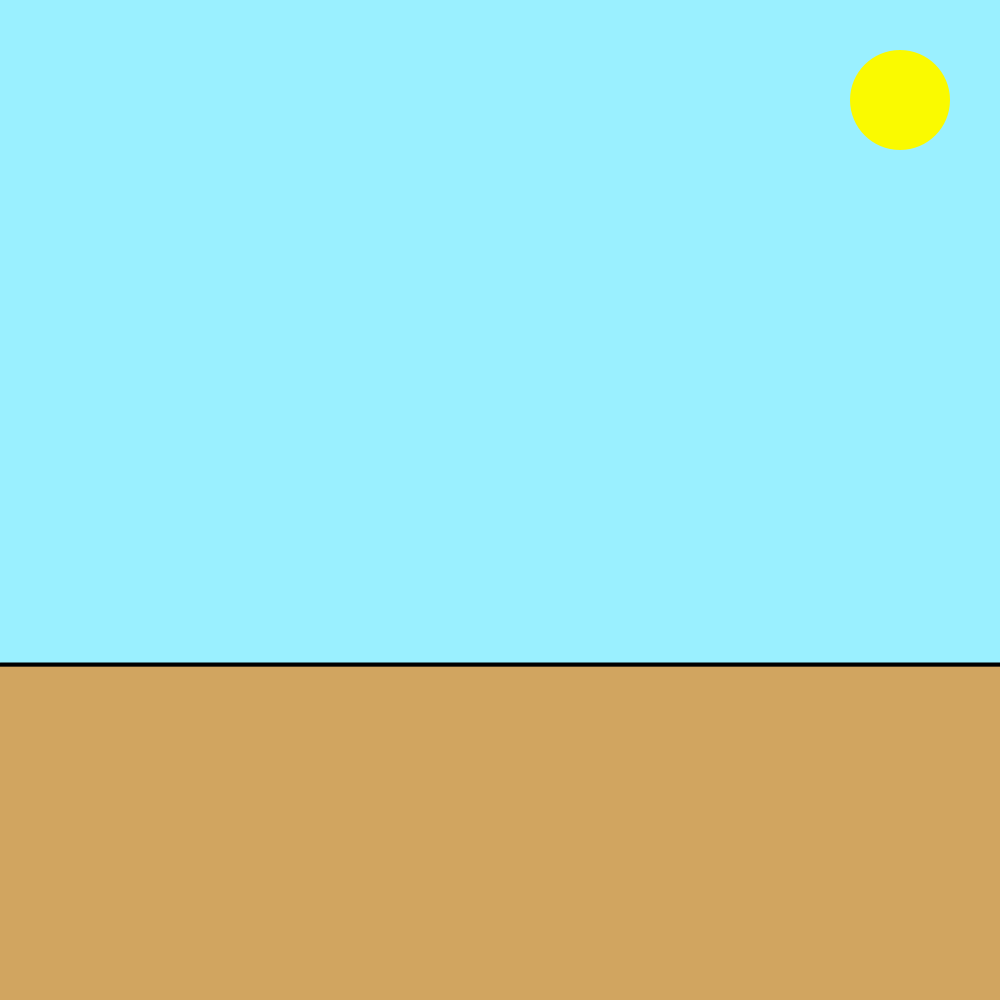
Frame 1 (no input)
Frame 60 (the mouse pressed at the canvas centre just before this capture): identical to frame 1, image omitted
Frame 120 (the mouse held since frame 60 and released just before this capture): identical to frame 1, image omitted

The Processing sketch that drew this single still picture (run headless with seeded random() and noise(); from frame 60 on, the mouse is pressed at the canvas centre):

// Processing sketch: Emily_Zhu_Project_1
// ── Emily_Zhu_Project_1.pde
float x=0;
float y;
void setup() {
  size(1000, 1000);
  background(255);
}//end setup

void draw() {

  if (keyPressed) {
    if (x<=200) { //max growth for branches
      x= x + .1; //rate branches are growing
    }
    if (y<120) { //max height of trunk
      y += 1.5; //rate trunk is growing
    } //end if y
  } //end keypressed
  pushMatrix();
   //sky (TEMPORARY)
  noStroke();
  fill(154,240,255); //MAKE SKY CHANGE COLORS WITH CERTAIN COMMANDS
  rectMode(CORNER);
  rect(0, 0,1000,height/1.5);
  
  //the line indicating the ground (TEMPORARY)
  stroke(0);
  strokeWeight(8);
  line(0, height/1.5, 1000, height/1.5); 
  //trunk
  stroke(0);
  strokeWeight(7);
  translate(width/2, height/1.5); //centers the frame
  line(0, 0, 0, 0-y);
  //branch
  translate(0, -120);
  branch(x, 7); //branch(length of branch, width of branch)
  //translate(width/2, height/1.5);
  //roots(x, 7); //branch(length of branch, width of branch)
  popMatrix();

//TEMPORARY
  //sun
  noStroke();
  fill(250,250,0);
  ellipse(900,100,100,100);

//TEMPORARY
  //ground
  noStroke();
  fill(209,165,96);
  rectMode(CORNER);
  rect(0, height/1.5,1000,height/1.5);
  
/*
//FIGRUE OUT HOW TO ADD LEAVES/SOMETHING TO THE BRANCHES
  if(x>199) {
    for (float z = 200; z <= 800; z+= 50) {
      for (float w = 200; w <= 400; w+=50) {
        noStroke();
        fill(255, 0, 0);
        ellipse(z, w,10, 10);
      }
    }
  }
  */
} //end draw

// ── Branch.pde
void branch(float h, float i) {
  h *= 0.70;
  i *= 0.8;

  if (h > 10) {
    Leaves(h, h); //adds leaves to the end of the branches
    strokeWeight(i);
    stroke(0);
    pushMatrix();  
    rotate(0.4); //rotates the matrix so the branches draw at an angle
    line(0, 0, 0, -h); //draws the initial line
    translate(0, -h); //moves the line over for the next branch to draw
    branch(h, i); //redraws the branch
    popMatrix();

    pushMatrix();
    stroke(0);
    rotate(-0.4);
    strokeWeight(i);
    line(0, 0, 0, -h);
    translate(0, -h);
    branch(h, i);
    popMatrix();
  }
}

// ── Leaves.pde
void Leaves(float a, float s) {

  stroke(0,80,5);
  strokeWeight(2);
  fill(35,209,75);
  quad(a, s, a-15, s-20, a-25, s-25, a-20, s-15);
  
}
// ── Roots.pde
void roots(float e, float r) {
  e *= 1;
  r *= 0.2; //stroke
  
  if (e > 29) {
    strokeWeight(r);
    pushMatrix();  
    rotate(PI);
    line(0, 0, 0, e*2);
    //translate(0, -e);
    branch(e,r);
    popMatrix();           
    
    pushMatrix();
    rotate(PI);
    strokeWeight(r);
    line(0, 0, 0, e/2);
    //translate(0, -e);
    branch(e,r);
    popMatrix();


  }
}
